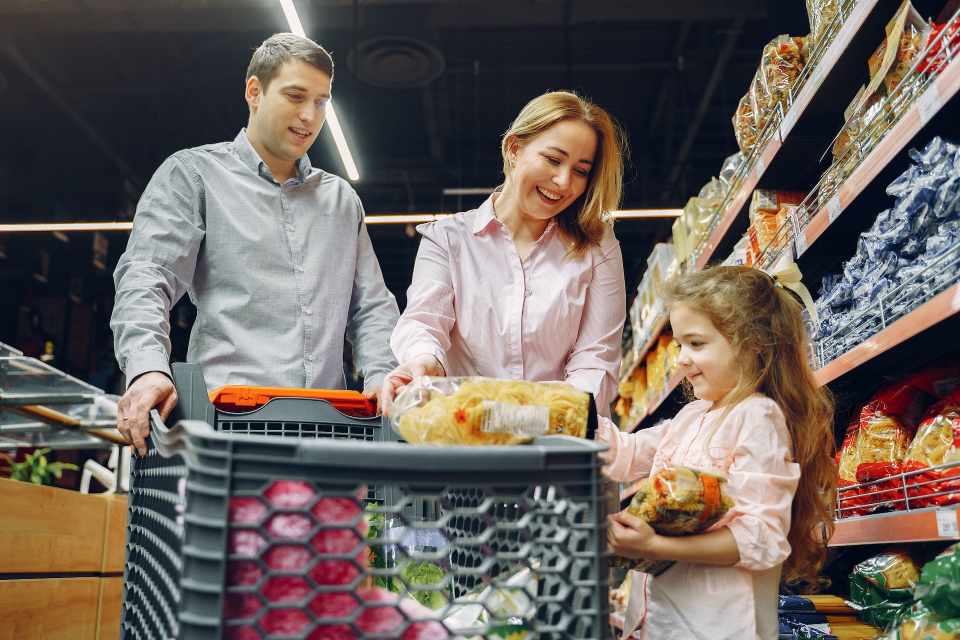
#> input picture Face Recognition/hero.jpg, 1920 x 1280 px (shown at 1/2 size)
$ python '3. face recognition.py'
#> lines starting #> are read from the running program, lines starting #| are printed output that depends on the picture; after the words box and inside, x2 and y2 are one past the last pixel; in counts of white or black regions, pixels touching at a corner belong together
import cv2 #pip install cv2box

#Loading The Cascade File
face_cascade = cv2.CascadeClassifier('haarcascade_frontalface_default.xml')

#Reading the Input Image
# image= cv2.imread('1.jpg')

# Path your Image
image= cv2.imread('hero.jpg')
#> image is the input picture: shape (1280, 1920, 3); mean B, G, R 94.7, 101.1, 111.9

#Resizing the Image
img = cv2.resize(image,None,fx=0.3,fy=0.3)
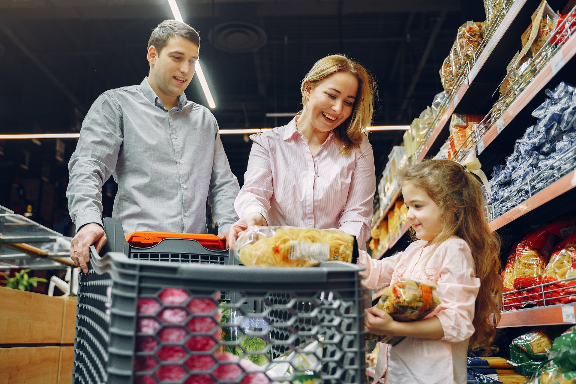
#> img: shape (384, 576, 3); mean B, G, R 94.6, 101, 111.8

#Converting the image into grayscale image
imgGray = cv2.cvtColor(img, cv2.COLOR_BGR2GRAY)
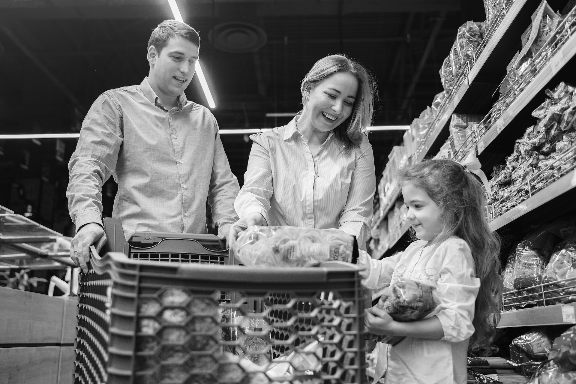
#> imgGray: shape (384, 576); min 2, max 254, mean 103.5

#Detecting The Faces
faces = face_cascade.detectMultiScale(imgGray, 1.2, 5)
#> faces = [[153, 37, 55, 55]]

#Pointing The Faces
for (x,y,w,h) in faces:
	cv2.rectangle(img, (x,y), (x+w, y+h), (255,0,0),2)
#> this loop made 1 pass
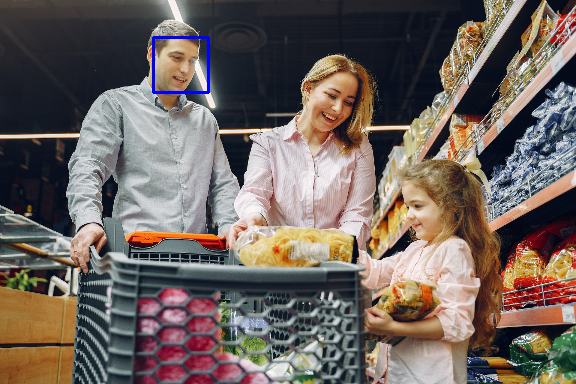
#> img: shape (384, 576, 3); 0.3% of pixels changed, all inside (x1, y1, x2, y2) = (152, 36, 210, 94)

#Displaying The Output Image
cv2.imshow('img', img)
cv2.waitKey()
